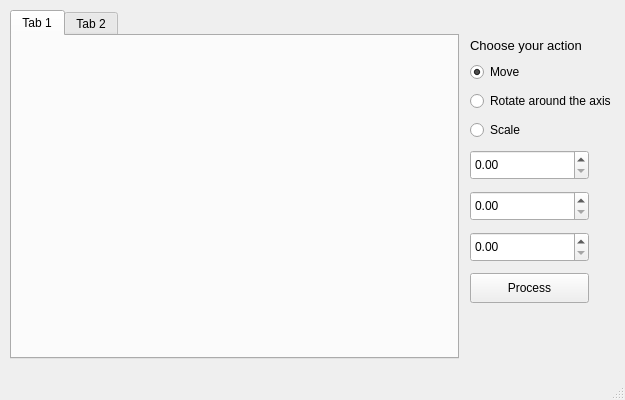
<?xml version="1.0" encoding="UTF-8"?>
<ui version="4.0">
 <class>MainWindow</class>
 <widget class="QMainWindow" name="MainWindow">
  <property name="geometry">
   <rect>
    <x>0</x>
    <y>0</y>
    <width>625</width>
    <height>400</height>
   </rect>
  </property>
  <property name="sizePolicy">
   <sizepolicy hsizetype="Preferred" vsizetype="Preferred">
    <horstretch>0</horstretch>
    <verstretch>0</verstretch>
   </sizepolicy>
  </property>
  <property name="minimumSize">
   <size>
    <width>625</width>
    <height>400</height>
   </size>
  </property>
  <property name="maximumSize">
   <size>
    <width>625</width>
    <height>400</height>
   </size>
  </property>
  <property name="windowTitle">
   <string>Lab_6</string>
  </property>
  <widget class="QWidget" name="centralwidget">
   <widget class="QLabel" name="label">
    <property name="geometry">
     <rect>
      <x>470</x>
      <y>30</y>
      <width>111</width>
      <height>31</height>
     </rect>
    </property>
    <property name="sizePolicy">
     <sizepolicy hsizetype="Fixed" vsizetype="Fixed">
      <horstretch>0</horstretch>
      <verstretch>0</verstretch>
     </sizepolicy>
    </property>
    <property name="font">
     <font>
      <pointsize>10</pointsize>
     </font>
    </property>
    <property name="text">
     <string>Choose your action:</string>
    </property>
   </widget>
   <widget class="QRadioButton" name="movingOptButton">
    <property name="geometry">
     <rect>
      <x>470</x>
      <y>63</y>
      <width>119</width>
      <height>18</height>
     </rect>
    </property>
    <property name="sizePolicy">
     <sizepolicy hsizetype="Fixed" vsizetype="Fixed">
      <horstretch>0</horstretch>
      <verstretch>0</verstretch>
     </sizepolicy>
    </property>
    <property name="text">
     <string>Move</string>
    </property>
    <property name="checked">
     <bool>true</bool>
    </property>
   </widget>
   <widget class="QDoubleSpinBox" name="argSpinbox3">
    <property name="geometry">
     <rect>
      <x>470</x>
      <y>232</y>
      <width>119</width>
      <height>30</height>
     </rect>
    </property>
    <property name="sizePolicy">
     <sizepolicy hsizetype="Fixed" vsizetype="Fixed">
      <horstretch>0</horstretch>
      <verstretch>0</verstretch>
     </sizepolicy>
    </property>
    <property name="minimumSize">
     <size>
      <width>0</width>
      <height>30</height>
     </size>
    </property>
   </widget>
   <widget class="QRadioButton" name="rotatingOptButton">
    <property name="geometry">
     <rect>
      <x>470</x>
      <y>92</y>
      <width>161</width>
      <height>18</height>
     </rect>
    </property>
    <property name="sizePolicy">
     <sizepolicy hsizetype="Fixed" vsizetype="Fixed">
      <horstretch>0</horstretch>
      <verstretch>0</verstretch>
     </sizepolicy>
    </property>
    <property name="text">
     <string>Rotate around the axis</string>
    </property>
   </widget>
   <widget class="QDoubleSpinBox" name="argSpinbox1">
    <property name="geometry">
     <rect>
      <x>470</x>
      <y>150</y>
      <width>119</width>
      <height>30</height>
     </rect>
    </property>
    <property name="sizePolicy">
     <sizepolicy hsizetype="Fixed" vsizetype="Fixed">
      <horstretch>0</horstretch>
      <verstretch>0</verstretch>
     </sizepolicy>
    </property>
    <property name="minimumSize">
     <size>
      <width>0</width>
      <height>30</height>
     </size>
    </property>
   </widget>
   <widget class="QDoubleSpinBox" name="argSpinbox2">
    <property name="geometry">
     <rect>
      <x>470</x>
      <y>191</y>
      <width>119</width>
      <height>30</height>
     </rect>
    </property>
    <property name="sizePolicy">
     <sizepolicy hsizetype="Fixed" vsizetype="Fixed">
      <horstretch>0</horstretch>
      <verstretch>0</verstretch>
     </sizepolicy>
    </property>
    <property name="minimumSize">
     <size>
      <width>0</width>
      <height>30</height>
     </size>
    </property>
   </widget>
   <widget class="QPushButton" name="processingButton">
    <property name="geometry">
     <rect>
      <x>470</x>
      <y>273</y>
      <width>119</width>
      <height>30</height>
     </rect>
    </property>
    <property name="sizePolicy">
     <sizepolicy hsizetype="Fixed" vsizetype="Fixed">
      <horstretch>0</horstretch>
      <verstretch>0</verstretch>
     </sizepolicy>
    </property>
    <property name="minimumSize">
     <size>
      <width>0</width>
      <height>30</height>
     </size>
    </property>
    <property name="text">
     <string>Process</string>
    </property>
   </widget>
   <widget class="QRadioButton" name="scalingOptButton">
    <property name="geometry">
     <rect>
      <x>470</x>
      <y>121</y>
      <width>119</width>
      <height>18</height>
     </rect>
    </property>
    <property name="sizePolicy">
     <sizepolicy hsizetype="Fixed" vsizetype="Fixed">
      <horstretch>0</horstretch>
      <verstretch>0</verstretch>
     </sizepolicy>
    </property>
    <property name="text">
     <string>Scale</string>
    </property>
   </widget>
   <widget class="QTabWidget" name="viewportWidget">
    <property name="geometry">
     <rect>
      <x>10</x>
      <y>10</y>
      <width>449</width>
      <height>349</height>
     </rect>
    </property>
    <property name="sizePolicy">
     <sizepolicy hsizetype="Preferred" vsizetype="Preferred">
      <horstretch>0</horstretch>
      <verstretch>0</verstretch>
     </sizepolicy>
    </property>
    <widget class="QWidget" name="tab">
     <attribute name="title">
      <string>Tab 1</string>
     </attribute>
    </widget>
    <widget class="QWidget" name="tab_2">
     <attribute name="title">
      <string>Tab 2</string>
     </attribute>
    </widget>
   </widget>
  </widget>
  <widget class="QMenuBar" name="menubar">
   <property name="geometry">
    <rect>
     <x>0</x>
     <y>0</y>
     <width>625</width>
     <height>17</height>
    </rect>
   </property>
  </widget>
  <widget class="QStatusBar" name="statusbar"/>
 </widget>
 <resources/>
 <connections/>
</ui>
